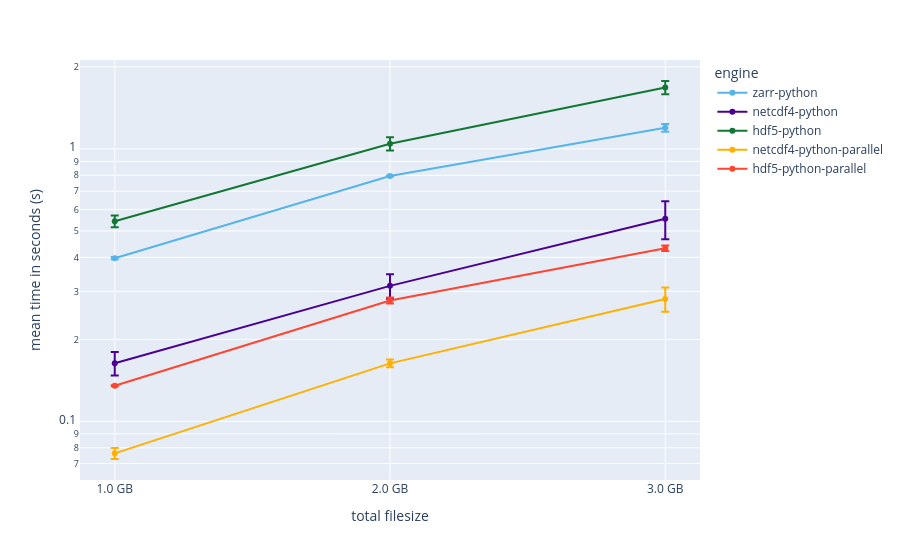
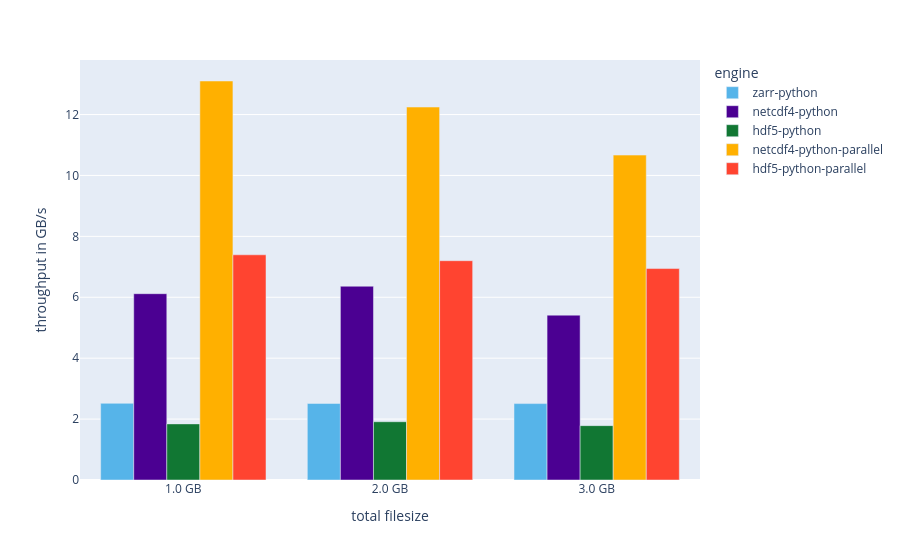
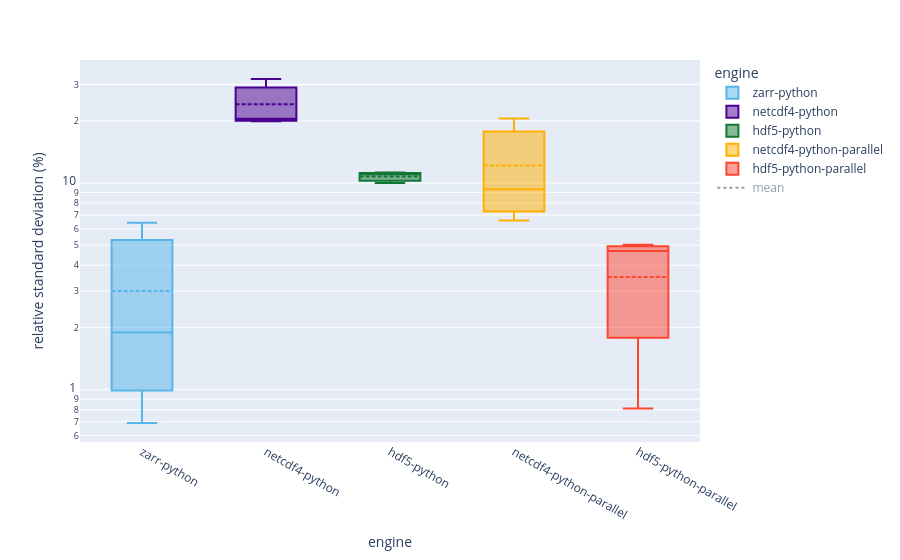
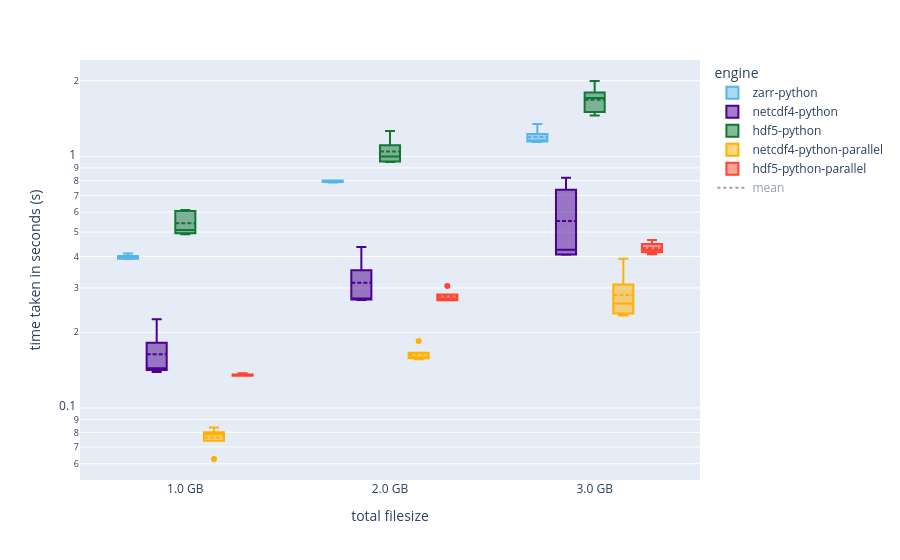

Notebook cell for these charts, in order:
### Code cell
import plotly.express as px 
import numpy as np
from scipy import stats

df = df_bench_python

save_image = False

# python plotting

# plot development in time taken by chunksize

#df = df[~df["engine"].isin(["netcdf4-python-parallel", "hdf5-python-parallel"])]

filter = df["format"].drop_duplicates(ignore_index=True)
smth = pd.DataFrame()
for format in filter:
    mask = df["format"].values == format
    df_format = df[mask]
    
    mean =  np.mean(df_format["time taken"].to_list())
    str_filesize = df_format["total filesize"].iat[0]
    filesize = float(str_filesize.split()[0])
    unit = f"{str_filesize.split()[1]}/s"

    throughput = filesize / mean
    
    error = stats.sem(df_format["time taken"].to_list())
    
    tmp = pd.DataFrame(data=[{"error bar": error, "time taken": df_format["time taken"], "mean time": mean, "format": format, "engine": df_format["engine"].iat[0], "run": df_format["run"].iat[0], "total filesize": df_format["total filesize"].iat[0], "throughput": throughput, "unit":unit}])
    smth = pd.concat([smth, tmp], ignore_index=True)

fig = px.line(
    data_frame=smth, 
    log_y=True, 
    x="total filesize", 
    y="mean time", 
    color="engine", 
    markers=True, 
    hover_data=["format"], 
    labels={"mean time": "mean time in seconds (s)"},
    error_y="error bar",
    color_discrete_map={
        "zarr-python": '#56B4E9',
        "netcdf4-python": '#4B0092',
        "hdf5-python": '#117733',
        "netcdf4-python-parallel": '#FFB000',
        "hdf5-python-parallel": '#FF4430',
    },
    )

fig.show()
if save_image: fig.write_image("images/python-line-total-filesize.svg", width=900, height=500, scale=1)

unit = smth["unit"].iat[0]
fig = px.bar(
    data_frame=smth, 
    x="total filesize", 
    y="throughput", 
    color="engine", 
    barmode='group', 
    hover_data=["format"], 
    labels={"throughput": f"throughput in {unit}"},
    color_discrete_map={
        "zarr-python": '#56B4E9',
        "netcdf4-python": '#4B0092',
        "hdf5-python": '#117733',
        "netcdf4-python-parallel": '#FFB000',
        "hdf5-python-parallel": '#FF4430',
    },
    )

fig.show()
if save_image: fig.write_image("images/python-box-datarate.svg", width=900, height=500, scale=1)



save_image = False


filter = df["format"].drop_duplicates(ignore_index=True)
smth = pd.DataFrame()
for format in filter:
    mask = df["format"].values == format
    df_format = df[mask]
    
    std_div =  np.std(df_format["time taken"].to_list())
    mean =  np.mean(df_format["time taken"].to_list())
    
    rsd = std_div / mean
    
    str_filesize = df_format["total filesize"].iat[0]
    filesize = float(str_filesize.split()[0])
    unit = f"{str_filesize.split()[1]}/s"

    throughput = filesize / mean
    
    tmp = pd.DataFrame(data=[{"mean time": mean, "format": format, "engine": df_format["engine"].iat[0], "run": df_format["run"].iat[0], "total filesize": df_format["total filesize"].iat[0], "throughput": throughput, "unit": unit, "relative standard deviation": f"{rsd:.2%}"}])
    smth = pd.concat([smth, tmp], ignore_index=True)
    
#smth = smth[~smth["engine"].isin(["netcdf4-python", "hdf5-python", "zarr-python"])]
#smth = smth[~smth["total filesize"].isin(["50.0 GB", "60.0 GB", "70.0 GB"])]

#smth = smth[~(smth["engine"].isin(["netcdf4-python"])) | (smth["total filesize"].isin(["10.0 GB", "20.0 GB", "30.0 GB", "40.0 GB"]))]
#smth = smth[~(smth["engine"].isin(["hdf5-python"])) | (smth["total filesize"].isin(["10.0 GB", "20.0 GB", "70.0 GB"]))]

fig = px.box(
    data_frame=smth,
    log_y=True,
    x="engine",  
    y="relative standard deviation", 
    color="engine", 
    hover_data=["format"], 
    labels={"relative standard deviation": "relative standard deviation (%)"},
    color_discrete_map={
        "zarr-python": '#56B4E9',
        "netcdf4-python": '#4B0092',
        "hdf5-python": '#117733',
        "netcdf4-python-parallel": '#FFB000',
        "hdf5-python-parallel": '#FF4430',
    },
    )
fig.update_traces(boxmean=True, showlegend=True)
fig.add_shape(name="mean", visible='legendonly', showlegend=True, type="line", line=dict(dash="3px"))
fig.show()

if save_image: fig.write_image("images/rsd-parallel.svg", width=900, height=500, scale=1)

smth = df
#smth = smth[~smth["engine"].isin(["zarr-python", "netcdf4-python-parallel", "hdf5-python-parallel"])]
#smth = smth[~smth["total filesize"].isin(["20.0 GB", "30.0 GB", "40.0 GB", "50.0 GB", "60.0 GB", "70.0 GB"])]

fig = px.box(
    data_frame=smth,
    log_y=True, 
    x="total filesize", 
    y="time taken", 
    color="engine",  
    hover_data=["format"], 
    labels={"time taken": "time taken in seconds (s)"},
    color_discrete_map={
        "zarr-python": '#56B4E9',
        "netcdf4-python": '#4B0092',
        "hdf5-python": '#117733',
        "netcdf4-python-parallel": '#FFB000',
        "hdf5-python-parallel": '#FF4430',
    },
    )
fig.update_traces(boxmean=True, showlegend=True)
fig.add_shape(name="mean", visible='legendonly', showlegend=True, type="line", line=dict(dash="3px"))
fig.show()
    


#################################################################################################################################################################################
#################################################################################################################################################################################
#################################################################################################################################################################################
#################################################################################################################################################################################
#################################################################################################################################################################################


df = df_bench_c_copy

# c plotting

save_image = False

#df = df[~df["engine"].isin(["netcdf4-c", "hdf5-c"])]

#df = df[df["engine"].isin(["netcdf4-c"])]
#df = df[df["engine"].isin(["hdf5-subfiling"])]

# plot development in time taken by chunksize
filter = df["format"].drop_duplicates(ignore_index=True)
smth = pd.DataFrame()
for format in filter:
    mask = df["format"].values == format
    df_format = df[mask]
    
    mean =  np.mean(df_format["time taken"].to_list())
    str_filesize = df_format["total filesize"].iat[0]
    filesize = float(str_filesize.split()[0])
    unit = f"{str_filesize.split()[1]}/s"

    throughput = filesize / mean
    
    error = stats.sem(df_format["time taken"].to_list())
    
    tmp = pd.DataFrame(data=[{"error bar": error, "mean time": mean, "format": format, "engine": df_format["engine"].iat[0], "run": df_format["run"].iat[0], "total filesize": df_format["total filesize"].iat[0], "throughput": throughput, "unit":unit}])
    smth = pd.concat([smth, tmp], ignore_index=True)

fig = px.line(
    data_frame=smth, 
    log_y=True, 
    x="total filesize", 
    y="mean time", 
    color="engine", 
    markers=True, 
    hover_data=["format"], 
    labels={"mean time": "mean time in seconds (s)"},
    error_y="error bar",
    color_discrete_map={
        "netcdf4-c": '#4B0092',
        "hdf5-c": '#117733',
        "netcdf4-c-parallel": '#FFB000',
        "hdf5-c-parallel": '#FF4430',
        "hdf5-async": '#56B4E9',
        "hdf5-subfiling": '#AB029E',
    },
    )

fig.show()
if save_image: fig.write_image("images/c-netcdf4.svg", width=900, height=500, scale=1)

unit = smth["unit"].iat[0]
fig = px.bar(
    data_frame=smth, 
    x="total filesize", 
    y="throughput", 
    color="engine", 
    barmode='group', 
    hover_data=["format"], 
    labels={"throughput": f"throughput in {unit}"},
    color_discrete_map={
        "netcdf4-c": '#4B0092',
        "hdf5-c": '#117733',
        "netcdf4-c-parallel": '#FFB000',
        "hdf5-c-parallel": '#FF4430',
        "hdf5-async": '#56B4E9',
        "hdf5-subfiling": '#AB029E',
    },
    )
fig.show()
#if save_image: fig.write_image("images/c-box-datarate-par.svg", width=900, height=500, scale=1)


save_image = False

df = pd.concat([df_bench_python, df_bench_c], ignore_index=True)

# plotting both

df = df[~df["engine"].isin(["netcdf4-python", "hdf5-python", "zarr-python", "netcdf4-c", "hdf5-c"])]
#df = df[~df["total filesize"].isin(["40.0 GB", "50.0 GB", "60.0 GB", "70.0 GB"])]

# plot development in time taken by chunksize
filter = df["format"].drop_duplicates(ignore_index=True)
smth = pd.DataFrame()
for format in filter:
    mask = df["format"].values == format
    df_format = df[mask]
    
    mean =  np.mean(df_format["time taken"].to_list())
    str_filesize = df_format["total filesize"].iat[0]
    filesize = float(str_filesize.split()[0])
    unit = f"{str_filesize.split()[1]}/s"

    throughput = filesize / mean
    
    error = stats.sem(df_format["time taken"].to_list())
    #print(f"error: {error}, format: {format}")
    
    tmp = pd.DataFrame(data=[{"error bar": error, "mean time": mean, "format": format, "engine": df_format["engine"].iat[0], "run": df_format["run"].iat[0], "total filesize": df_format["total filesize"].iat[0], "throughput": throughput, "unit":unit}])
    smth = pd.concat([smth, tmp], ignore_index=True)

fig = px.line(
    data_frame=smth, 
    log_y=True, 
    x="total filesize", 
    y="mean time", 
    color="engine", 
    markers=True, 
    hover_data=["format"], 
    labels={"mean time": "mean time in seconds (s)"},
    error_y="error bar",
    color_discrete_map={
        "zarr-python": '#56B4E9',
        "netcdf4-python": '#4B0092',
        "hdf5-python": '#117733',
        "netcdf4-c": '#FFB000',
        "hdf5-c": '#FF4430',
        "zarr-python-parallel": '#AB029E',
        "netcdf4-python-parallel": '#4B0092',
        "hdf5-python-parallel": '#117733',
        "netcdf4-c-parallel": '#FFB000',
        "hdf5-c-parallel": '#FF4430',
        "hdf5-async": '#56B4E9',
        "hdf5-subfiling": '#AB029E',
    },
    )
fig.show()
if save_image: fig.write_image("images/both-line-total-filesize-ser.svg", width=900, height=500, scale=1)

unit = smth["unit"].iat[0]
fig = px.bar(
    data_frame=smth, 
    x="total filesize", 
    y="throughput", 
    color="engine", 
    barmode='group', 
    hover_data=["format"], 
    labels={"throughput": f"throughput in {unit}"},
    color_discrete_map={
        "zarr-python": '#56B4E9',
        "netcdf4-python": '#4B0092',
        "hdf5-python": '#117733',
        "netcdf4-c": '#FFB000',
        "hdf5-c": '#FF4430',
        "zarr-python-parallel": '#AB029E',
        "netcdf4-python-parallel": '#4B0092',
        "hdf5-python-parallel": '#117733',
        "netcdf4-c-parallel": '#FFB000',
        "hdf5-c-parallel": '#FF4430',
        "hdf5-async": '#56B4E9',
        "hdf5-subfiling": '#AB029E',
    },
    )
fig.show()
if save_image: fig.write_image("images/both-box-datarate-ser.svg", width=900, height=500, scale=1)

### Figure 1 — Plotly figure (JSON) as saved in the notebook; plotly's stock layout.template omitted (floating-point values rounded to 4 significant figures)
{"data": [{"customdata": [["zarr-python-[134217728]-[]"], ["zarr-python-[268435456]-[]"], ["zarr-python-[402653184]-[]"]], "error_y": {"array": [0.003744, 0.002729, 0.03845]}, "hovertemplate": "engine=zarr-python<br>total filesize=%{x}<br>mean time in seconds (s)=%{y}<br>format=%{customdata[0]}<extra></extra>", "legendgroup": "zarr-python", "line": {"color": "#56B4E9", "dash": "solid"}, "marker": {"symbol": "circle"}, "mode": "lines+markers", "name": "zarr-python", "orientation": "v", "showlegend": true, "type": "scatter", "x": ["1.0 GB", "2.0 GB", "3.0 GB"], "xaxis": "x", "y": [0.3972, 0.7956, 1.196], "yaxis": "y"}, {"customdata": [["netcdf4-python-[134217728]-[]"], ["netcdf4-python-[268435456]-[]"], ["netcdf4-python-[402653184]-[]"]], "error_y": {"array": [0.01625, 0.03219, 0.08824]}, "hovertemplate": "engine=netcdf4-python<br>total filesize=%{x}<br>mean time in seconds (s)=%{y}<br>format=%{customdata[0]}<extra></extra>", "legendgroup": "netcdf4-python", "line": {"color": "#4B0092", "dash": "solid"}, "marker": {"symbol": "circle"}, "mode": "lines+markers", "name": "netcdf4-python", "orientation": "v", "showlegend": true, "type": "scatter", "x": ["1.0 GB", "2.0 GB", "3.0 GB"], "xaxis": "x", "y": [0.1635, 0.3143, 0.5542], "yaxis": "y"}, {"customdata": [["hdf5-python-[134217728]-[]"], ["hdf5-python-[268435456]-[]"], ["hdf5-python-[402653184]-[]"]], "error_y": {"array": [0.02712, 0.05758, 0.09457]}, "hovertemplate": "engine=hdf5-python<br>total filesize=%{x}<br>mean time in seconds (s)=%{y}<br>format=%{customdata[0]}<extra></extra>", "legendgroup": "hdf5-python", "line": {"color": "#117733", "dash": "solid"}, "marker": {"symbol": "circle"}, "mode": "lines+markers", "name": "hdf5-python", "orientation": "v", "showlegend": true, "type": "scatter", "x": ["1.0 GB", "2.0 GB", "3.0 GB"], "xaxis": "x", "y": [0.5427, 1.045, 1.681], "yaxis": "y"}, {"customdata": [["netcdf4-python-parallel-[134217728]-[]"], ["netcdf4-python-parallel-[268435456]-[]"], ["netcdf4-python-parallel-[402653184]-[]"]], "error_y": {"array": [0.003556, 0.005384, 0.02888]}, "hovertemplate": "engine=netcdf4-python-parallel<br>total filesize=%{x}<br>mean time in seconds (s)=%{y}<br>format=%{customdata[0]}<extra></extra>", "legendgroup": "netcdf4-python-parallel", "line": {"color": "#FFB000", "dash": "solid"}, "marker": {"symbol": "circle"}, "mode": "lines+markers", "name": "netcdf4-python-parallel", "orientation": "v", "showlegend": true, "type": "scatter", "x": ["1.0 GB", "2.0 GB", "3.0 GB"], "xaxis": "x", "y": [0.07633, 0.1633, 0.2812], "yaxis": "y"}, {"customdata": [["hdf5-python-parallel-[134217728]-[]"], ["hdf5-python-parallel-[268435456]-[]"], ["hdf5-python-parallel-[402653184]-[]"]], "error_y": {"array": [0.0005505, 0.006989, 0.01013]}, "hovertemplate": "engine=hdf5-python-parallel<br>total filesize=%{x}<br>mean time in seconds (s)=%{y}<br>format=%{customdata[0]}<extra></extra>", "legendgroup": "hdf5-python-parallel", "line": {"color": "#FF4430", "dash": "solid"}, "marker": {"symbol": "circle"}, "mode": "lines+markers", "name": "hdf5-python-parallel", "orientation": "v", "showlegend": true, "type": "scatter", "x": ["1.0 GB", "2.0 GB", "3.0 GB"], "xaxis": "x", "y": [0.1352, 0.2777, 0.4321], "yaxis": "y"}], "layout": {"legend": {"title": {"text": "engine"}, "tracegroupgap": 0}, "margin": {"t": 60}, "xaxis": {"anchor": "y", "domain": [0, 1], "title": {"text": "total filesize"}}, "yaxis": {"anchor": "x", "domain": [0, 1], "title": {"text": "mean time in seconds (s)"}, "type": "log"}}}

### Figure 2 — Plotly figure (JSON) as saved in the notebook; plotly's stock layout.template omitted (floating-point values rounded to 4 significant figures)
{"data": [{"alignmentgroup": "True", "customdata": [["zarr-python-[134217728]-[]"], ["zarr-python-[268435456]-[]"], ["zarr-python-[402653184]-[]"]], "hovertemplate": "engine=zarr-python<br>total filesize=%{x}<br>throughput in GB/s=%{y}<br>format=%{customdata[0]}<extra></extra>", "legendgroup": "zarr-python", "marker": {"color": "#56B4E9", "pattern": {"shape": ""}}, "name": "zarr-python", "offsetgroup": "zarr-python", "orientation": "v", "showlegend": true, "textposition": "auto", "type": "bar", "x": ["1.0 GB", "2.0 GB", "3.0 GB"], "xaxis": "x", "y": [2.518, 2.514, 2.509], "yaxis": "y"}, {"alignmentgroup": "True", "customdata": [["netcdf4-python-[134217728]-[]"], ["netcdf4-python-[268435456]-[]"], ["netcdf4-python-[402653184]-[]"]], "hovertemplate": "engine=netcdf4-python<br>total filesize=%{x}<br>throughput in GB/s=%{y}<br>format=%{customdata[0]}<extra></extra>", "legendgroup": "netcdf4-python", "marker": {"color": "#4B0092", "pattern": {"shape": ""}}, "name": "netcdf4-python", "offsetgroup": "netcdf4-python", "orientation": "v", "showlegend": true, "textposition": "auto", "type": "bar", "x": ["1.0 GB", "2.0 GB", "3.0 GB"], "xaxis": "x", "y": [6.117, 6.363, 5.413], "yaxis": "y"}, {"alignmentgroup": "True", "customdata": [["hdf5-python-[134217728]-[]"], ["hdf5-python-[268435456]-[]"], ["hdf5-python-[402653184]-[]"]], "hovertemplate": "engine=hdf5-python<br>total filesize=%{x}<br>throughput in GB/s=%{y}<br>format=%{customdata[0]}<extra></extra>", "legendgroup": "hdf5-python", "marker": {"color": "#117733", "pattern": {"shape": ""}}, "name": "hdf5-python", "offsetgroup": "hdf5-python", "orientation": "v", "showlegend": true, "textposition": "auto", "type": "bar", "x": ["1.0 GB", "2.0 GB", "3.0 GB"], "xaxis": "x", "y": [1.843, 1.914, 1.785], "yaxis": "y"}, {"alignmentgroup": "True", "customdata": [["netcdf4-python-parallel-[134217728]-[]"], ["netcdf4-python-parallel-[268435456]-[]"], ["netcdf4-python-parallel-[402653184]-[]"]], "hovertemplate": "engine=netcdf4-python-parallel<br>total filesize=%{x}<br>throughput in GB/s=%{y}<br>format=%{customdata[0]}<extra></extra>", "legendgroup": "netcdf4-python-parallel", "marker": {"color": "#FFB000", "pattern": {"shape": ""}}, "name": "netcdf4-python-parallel", "offsetgroup": "netcdf4-python-parallel", "orientation": "v", "showlegend": true, "textposition": "auto", "type": "bar", "x": ["1.0 GB", "2.0 GB", "3.0 GB"], "xaxis": "x", "y": [13.1, 12.25, 10.67], "yaxis": "y"}, {"alignmentgroup": "True", "customdata": [["hdf5-python-parallel-[134217728]-[]"], ["hdf5-python-parallel-[268435456]-[]"], ["hdf5-python-parallel-[402653184]-[]"]], "hovertemplate": "engine=hdf5-python-parallel<br>total filesize=%{x}<br>throughput in GB/s=%{y}<br>format=%{customdata[0]}<extra></extra>", "legendgroup": "hdf5-python-parallel", "marker": {"color": "#FF4430", "pattern": {"shape": ""}}, "name": "hdf5-python-parallel", "offsetgroup": "hdf5-python-parallel", "orientation": "v", "showlegend": true, "textposition": "auto", "type": "bar", "x": ["1.0 GB", "2.0 GB", "3.0 GB"], "xaxis": "x", "y": [7.395, 7.201, 6.943], "yaxis": "y"}], "layout": {"barmode": "group", "legend": {"title": {"text": "engine"}, "tracegroupgap": 0}, "margin": {"t": 60}, "xaxis": {"anchor": "y", "domain": [0, 1], "title": {"text": "total filesize"}}, "yaxis": {"anchor": "x", "domain": [0, 1], "title": {"text": "throughput in GB/s"}}}}

### Figure 3 — Plotly figure (JSON) as saved in the notebook; plotly's stock layout.template omitted (floating-point values rounded to 4 significant figures)
{"data": [{"alignmentgroup": "True", "boxmean": true, "customdata": [["zarr-python-[134217728]-[]"], ["zarr-python-[268435456]-[]"], ["zarr-python-[402653184]-[]"]], "hovertemplate": "engine=%{x}<br>relative standard deviation (%)=%{y}<br>format=%{customdata[0]}<extra></extra>", "legendgroup": "zarr-python", "marker": {"color": "#56B4E9"}, "name": "zarr-python", "notched": false, "offsetgroup": "zarr-python", "orientation": "v", "showlegend": true, "type": "box", "x": ["zarr-python", "zarr-python", "zarr-python"], "x0": " ", "xaxis": "x", "y": ["1.89%", "0.69%", "6.43%"], "y0": " ", "yaxis": "y"}, {"alignmentgroup": "True", "boxmean": true, "customdata": [["netcdf4-python-[134217728]-[]"], ["netcdf4-python-[268435456]-[]"], ["netcdf4-python-[402653184]-[]"]], "hovertemplate": "engine=%{x}<br>relative standard deviation (%)=%{y}<br>format=%{customdata[0]}<extra></extra>", "legendgroup": "netcdf4-python", "marker": {"color": "#4B0092"}, "name": "netcdf4-python", "notched": false, "offsetgroup": "netcdf4-python", "orientation": "v", "showlegend": true, "type": "box", "x": ["netcdf4-python", "netcdf4-python", "netcdf4-python"], "x0": " ", "xaxis": "x", "y": ["19.88%", "20.48%", "31.84%"], "y0": " ", "yaxis": "y"}, {"alignmentgroup": "True", "boxmean": true, "customdata": [["hdf5-python-[134217728]-[]"], ["hdf5-python-[268435456]-[]"], ["hdf5-python-[402653184]-[]"]], "hovertemplate": "engine=%{x}<br>relative standard deviation (%)=%{y}<br>format=%{customdata[0]}<extra></extra>", "legendgroup": "hdf5-python", "marker": {"color": "#117733"}, "name": "hdf5-python", "notched": false, "offsetgroup": "hdf5-python", "orientation": "v", "showlegend": true, "type": "box", "x": ["hdf5-python", "hdf5-python", "hdf5-python"], "x0": " ", "xaxis": "x", "y": ["9.99%", "11.02%", "11.25%"], "y0": " ", "yaxis": "y"}, {"alignmentgroup": "True", "boxmean": true, "customdata": [["netcdf4-python-parallel-[134217728]-[]"], ["netcdf4-python-parallel-[268435456]-[]"], ["netcdf4-python-parallel-[402653184]-[]"]], "hovertemplate": "engine=%{x}<br>relative standard deviation (%)=%{y}<br>format=%{customdata[0]}<extra></extra>", "legendgroup": "netcdf4-python-parallel", "marker": {"color": "#FFB000"}, "name": "netcdf4-python-parallel", "notched": false, "offsetgroup": "netcdf4-python-parallel", "orientation": "v", "showlegend": true, "type": "box", "x": ["netcdf4-python-parallel", "netcdf4-python-parallel", "netcdf4-python-parallel"], "x0": " ", "xaxis": "x", "y": ["9.32%", "6.59%", "20.54%"], "y0": " ", "yaxis": "y"}, {"alignmentgroup": "True", "boxmean": true, "customdata": [["hdf5-python-parallel-[134217728]-[]"], ["hdf5-python-parallel-[268435456]-[]"], ["hdf5-python-parallel-[402653184]-[]"]], "hovertemplate": "engine=%{x}<br>relative standard deviation (%)=%{y}<br>format=%{customdata[0]}<extra></extra>", "legendgroup": "hdf5-python-parallel", "marker": {"color": "#FF4430"}, "name": "hdf5-python-parallel", "notched": false, "offsetgroup": "hdf5-python-parallel", "orientation": "v", "showlegend": true, "type": "box", "x": ["hdf5-python-parallel", "hdf5-python-parallel", "hdf5-python-parallel"], "x0": " ", "xaxis": "x", "y": ["0.81%", "5.03%", "4.69%"], "y0": " ", "yaxis": "y"}], "layout": {"boxmode": "overlay", "legend": {"title": {"text": "engine"}, "tracegroupgap": 0}, "margin": {"t": 60}, "shapes": [{"line": {"dash": "3px"}, "name": "mean", "showlegend": true, "type": "line", "visible": "legendonly"}], "xaxis": {"anchor": "y", "categoryarray": ["zarr-python", "netcdf4-python", "hdf5-python", "netcdf4-python-parallel", "hdf5-python-parallel"], "categoryorder": "array", "domain": [0, 1], "title": {"text": "engine"}}, "yaxis": {"anchor": "x", "domain": [0, 1], "title": {"text": "relative standard deviation (%)"}, "type": "log"}}}

### Figure 4 — Plotly figure (JSON) as saved in the notebook; plotly's stock layout.template omitted (floating-point values rounded to 4 significant figures)
{"data": [{"alignmentgroup": "True", "boxmean": true, "customdata": [["zarr-python-[134217728]-[]"], ["zarr-python-[134217728]-[]"], ["zarr-python-[134217728]-[]"], ["zarr-python-[134217728]-[]"], ["zarr-python-[134217728]-[]"], ["zarr-python-[268435456]-[]"], ["zarr-python-[268435456]-[]"], ["zarr-python-[268435456]-[]"], ["zarr-python-[268435456]-[]"], ["zarr-python-[268435456]-[]"], ["zarr-python-[402653184]-[]"], ["zarr-python-[402653184]-[]"], ["zarr-python-[402653184]-[]"], ["zarr-python-[402653184]-[]"], ["zarr-python-[402653184]-[]"]], "hovertemplate": "engine=zarr-python<br>total filesize=%{x}<br>time taken in seconds (s)=%{y}<br>format=%{customdata[0]}<extra></extra>", "legendgroup": "zarr-python", "marker": {"color": "#56B4E9"}, "name": "zarr-python", "notched": false, "offsetgroup": "zarr-python", "orientation": "v", "showlegend": true, "type": "box", "x": ["1.0 GB", "1.0 GB", "1.0 GB", "1.0 GB", "1.0 GB", "2.0 GB", "2.0 GB", "2.0 GB", "2.0 GB", "2.0 GB", "3.0 GB", "3.0 GB", "3.0 GB", "3.0 GB", "3.0 GB"], "x0": " ", "xaxis": "x", "y": [0.411, 0.3992, 0.3909, 0.3919, 0.3928, 0.8025, 0.8008, 0.7953, 0.7882, 0.7911, 1.346, 1.188, 1.154, 1.141, 1.148], "y0": " ", "yaxis": "y"}, {"alignmentgroup": "True", "boxmean": true, "customdata": [["netcdf4-python-[134217728]-[]"], ["netcdf4-python-[134217728]-[]"], ["netcdf4-python-[134217728]-[]"], ["netcdf4-python-[134217728]-[]"], ["netcdf4-python-[134217728]-[]"], ["netcdf4-python-[268435456]-[]"], ["netcdf4-python-[268435456]-[]"], ["netcdf4-python-[268435456]-[]"], ["netcdf4-python-[268435456]-[]"], ["netcdf4-python-[268435456]-[]"], ["netcdf4-python-[402653184]-[]"], ["netcdf4-python-[402653184]-[]"], ["netcdf4-python-[402653184]-[]"], ["netcdf4-python-[402653184]-[]"], ["netcdf4-python-[402653184]-[]"]], "hovertemplate": "engine=netcdf4-python<br>total filesize=%{x}<br>time taken in seconds (s)=%{y}<br>format=%{customdata[0]}<extra></extra>", "legendgroup": "netcdf4-python", "marker": {"color": "#4B0092"}, "name": "netcdf4-python", "notched": false, "offsetgroup": "netcdf4-python", "orientation": "v", "showlegend": true, "type": "box", "x": ["1.0 GB", "1.0 GB", "1.0 GB", "1.0 GB", "1.0 GB", "2.0 GB", "2.0 GB", "2.0 GB", "2.0 GB", "2.0 GB", "3.0 GB", "3.0 GB", "3.0 GB", "3.0 GB", "3.0 GB"], "x0": " ", "xaxis": "x", "y": [0.1671, 0.2253, 0.1389, 0.1437, 0.1423, 0.3247, 0.436, 0.2719, 0.2704, 0.2687, 0.7082, 0.8229, 0.4259, 0.4077, 0.4064], "y0": " ", "yaxis": "y"}, {"alignmentgroup": "True", "boxmean": true, "customdata": [["hdf5-python-[134217728]-[]"], ["hdf5-python-[134217728]-[]"], ["hdf5-python-[134217728]-[]"], ["hdf5-python-[134217728]-[]"], ["hdf5-python-[134217728]-[]"], ["hdf5-python-[268435456]-[]"], ["hdf5-python-[268435456]-[]"], ["hdf5-python-[268435456]-[]"], ["hdf5-python-[268435456]-[]"], ["hdf5-python-[268435456]-[]"], ["hdf5-python-[402653184]-[]"], ["hdf5-python-[402653184]-[]"], ["hdf5-python-[402653184]-[]"], ["hdf5-python-[402653184]-[]"], ["hdf5-python-[402653184]-[]"]], "hovertemplate": "engine=hdf5-python<br>total filesize=%{x}<br>time taken in seconds (s)=%{y}<br>format=%{customdata[0]}<extra></extra>", "legendgroup": "hdf5-python", "marker": {"color": "#117733"}, "name": "hdf5-python", "notched": false, "offsetgroup": "hdf5-python", "orientation": "v", "showlegend": true, "type": "box", "x": ["1.0 GB", "1.0 GB", "1.0 GB", "1.0 GB", "1.0 GB", "2.0 GB", "2.0 GB", "2.0 GB", "2.0 GB", "2.0 GB", "3.0 GB", "3.0 GB", "3.0 GB", "3.0 GB", "3.0 GB"], "x0": " ", "xaxis": "x", "y": [0.6125, 0.6047, 0.4962, 0.4901, 0.5099, 0.9994, 1.263, 0.9566, 1.056, 0.9503, 1.73, 1.994, 1.708, 1.455, 1.517], "y0": " ", "yaxis": "y"}, {"alignmentgroup": "True", "boxmean": true, "customdata": [["netcdf4-python-parallel-[134217728]-[]"], ["netcdf4-python-parallel-[134217728]-[]"], ["netcdf4-python-parallel-[134217728]-[]"], ["netcdf4-python-parallel-[134217728]-[]"], ["netcdf4-python-parallel-[134217728]-[]"], ["netcdf4-python-parallel-[268435456]-[]"], ["netcdf4-python-parallel-[268435456]-[]"], ["netcdf4-python-parallel-[268435456]-[]"], ["netcdf4-python-parallel-[268435456]-[]"], ["netcdf4-python-parallel-[268435456]-[]"], ["netcdf4-python-parallel-[402653184]-[]"], ["netcdf4-python-parallel-[402653184]-[]"], ["netcdf4-python-parallel-[402653184]-[]"], ["netcdf4-python-parallel-[402653184]-[]"], ["netcdf4-python-parallel-[402653184]-[]"]], "hovertemplate": "engine=netcdf4-python-parallel<br>total filesize=%{x}<br>time taken in seconds (s)=%{y}<br>format=%{customdata[0]}<extra></extra>", "legendgroup": "netcdf4-python-parallel", "marker": {"color": "#FFB000"}, "name": "netcdf4-python-parallel", "notched": false, "offsetgroup": "netcdf4-python-parallel", "orientation": "v", "showlegend": true, "type": "box", "x": ["1.0 GB", "1.0 GB", "1.0 GB", "1.0 GB", "1.0 GB", "2.0 GB", "2.0 GB", "2.0 GB", "2.0 GB", "2.0 GB", "3.0 GB", "3.0 GB", "3.0 GB", "3.0 GB", "3.0 GB"], "x0": " ", "xaxis": "x", "y": [0.08362, 0.0779, 0.07856, 0.07886, 0.0627, 0.1847, 0.1561, 0.158, 0.1581, 0.1596, 0.3915, 0.2819, 0.2334, 0.2602, 0.2391], "y0": " ", "yaxis": "y"}, {"alignmentgroup": "True", "boxmean": true, "customdata": [["hdf5-python-parallel-[134217728]-[]"], ["hdf5-python-parallel-[134217728]-[]"], ["hdf5-python-parallel-[134217728]-[]"], ["hdf5-python-parallel-[134217728]-[]"], ["hdf5-python-parallel-[134217728]-[]"], ["hdf5-python-parallel-[268435456]-[]"], ["hdf5-python-parallel-[268435456]-[]"], ["hdf5-python-parallel-[268435456]-[]"], ["hdf5-python-parallel-[268435456]-[]"], ["hdf5-python-parallel-[268435456]-[]"], ["hdf5-python-parallel-[402653184]-[]"], ["hdf5-python-parallel-[402653184]-[]"], ["hdf5-python-parallel-[402653184]-[]"], ["hdf5-python-parallel-[402653184]-[]"], ["hdf5-python-parallel-[402653184]-[]"]], "hovertemplate": "engine=hdf5-python-parallel<br>total filesize=%{x}<br>time taken in seconds (s)=%{y}<br>format=%{customdata[0]}<extra></extra>", "legendgroup": "hdf5-python-parallel", "marker": {"color": "#FF4430"}, "name": "hdf5-python-parallel", "notched": false, "offsetgroup": "hdf5-python-parallel", "orientation": "v", "showlegend": true, "type": "box", "x": ["1.0 GB", "1.0 GB", "1.0 GB", "1.0 GB", "1.0 GB", "2.0 GB", "2.0 GB", "2.0 GB", "2.0 GB", "2.0 GB", "3.0 GB", "3.0 GB", "3.0 GB", "3.0 GB", "3.0 GB"], "x0": " ", "xaxis": "x", "y": [0.1347, 0.1373, 0.1344, 0.1353, 0.1344, 0.2679, 0.2725, 0.2681, 0.3052, 0.275, 0.4244, 0.4657, 0.4433, 0.4184, 0.4087], "y0": " ", "yaxis": "y"}], "layout": {"boxmode": "group", "legend": {"title": {"text": "engine"}, "tracegroupgap": 0}, "margin": {"t": 60}, "shapes": [{"line": {"dash": "3px"}, "name": "mean", "showlegend": true, "type": "line", "visible": "legendonly"}], "xaxis": {"anchor": "y", "domain": [0, 1], "title": {"text": "total filesize"}}, "yaxis": {"anchor": "x", "domain": [0, 1], "title": {"text": "time taken in seconds (s)"}, "type": "log"}}}
